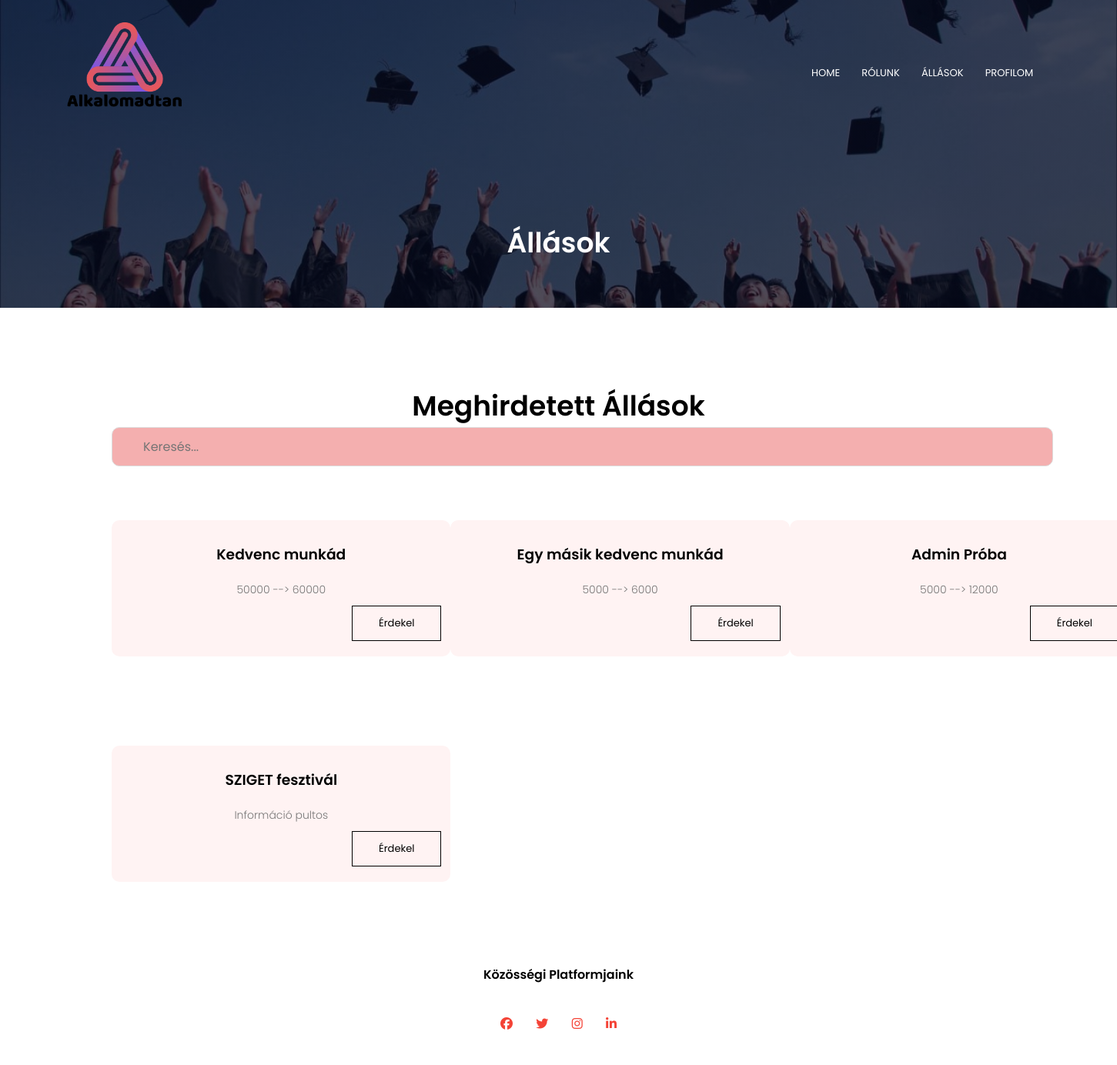
/munkak/, run on an earlier commit of the app's database.
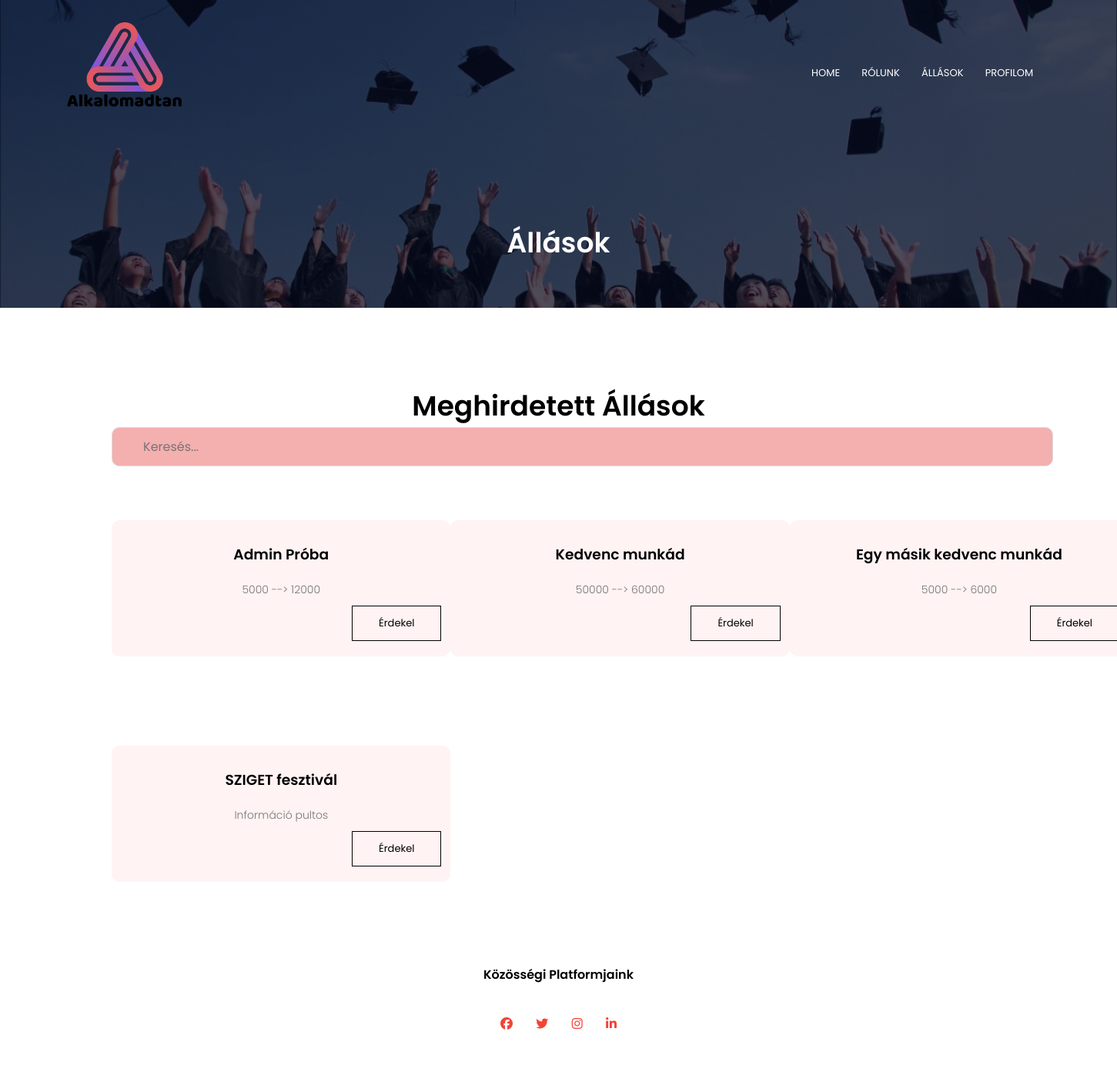
And on a later commit of the database.
### app/models.py (models this page shows, shortened)
class Munka(models.Model):
    class Meta:
        ordering = ["-katt"]
    nev = models.CharField(max_length=255, null=False)
    leiras = models.TextField(default="", null=False)
    helye = models.CharField(default="", max_length=255)
    katt = models.IntegerField(default=0)
    publikalo = models.ForeignKey(settings.AUTH_USER_MODEL, on_delete=models.CASCADE)
    berMin = models.IntegerField(null=False)
    berMax = models.IntegerField(null=True)
    munkaKezd = models.DateTimeField()

### app/views.py (the view)
# urls.py: path("munkak/", views.Allasok, name="Munkak"),
def Allasok(request):
    print("Állaások főoldalja / Allasok(request)")
    allasok =""
    try:
        allasok =Munka.objects.all()[:20]
    except:
        allasok = "Hihetelen de nincs most aktív hirdetés!"
    print(f"allasok végül: {type(allasok)}")
    template = loader.get_template("app/logedJobs.html")
    context = {
        "cim": "Állások",
        "allasok": allasok
        }
    return HttpResponse(template.render(context,request))

### app/templates/app/logedJobs.html (shortened to what this page needs)
{% extends 'app/layout/commonhead1.html' %}
{% block content %}
{% load static %}
    <section class="sub-header">
        <nav>
            <a href="index.html"><img src="{% static 'logo.png' %}" alt="logo" title="logo"></a>
            <div class="nav-links white" id="navLinks">
                <ul>
                    <li><a href="{% url 'Kezdolap' %}">HOME</a></li>
                    <li><a href="{% url 'Rolunk' %}">RÓLUNK</a></li>
                    <li><a href="{% url 'Munkak' %}">ÁLLÁSOK</a></li>
                    <li><a href="profilePage.html">PROFILOM<i class="fa-user fa-color"></i></a></li>
                </ul>
            </div>
        </nav>
        <h1>Állások</h1>
    </section>
<section class="jobs">
    <h1>Meghirdetett Állások</h1>
    <input type="text" id="myInput" placeholder="Keresés...">
    {% if allasok == "Hihetelen de nincs most aktív hirdetés!" %}
        <div class="row">
            <div class="jobs-col">
                <h3>Hihetelen!</h3>
                <p>Sajnos nincs jelengleg egy aktív állásunk se!</p>
            </div>
        </div
    {% else %}
        <div class="row">
        {% for allas in allasok %}
                <div class="jobs-col">
                    <h3>{{allas.nev}}</h3>
                    {% if allas.berMax is none %}
                    <p>{{allas.berMin}}</p>
                    {% else %}
                    <p>{{allas.berMin}} --> {{allas.berMax}}</p>
                    {% endif %}
                    <a class="hero-btn black-btn place-btn" href="{% url "MunkaReszlet" allas.id %}">Érdekel</a>
                </div>
        {% endfor %}
        </div>
    {% endif %}
    <div class="row">
        <div class="jobs-col">
            <h3>SZIGET fesztivál</h3>
            <p>Információ pultos</p>
            <button class="hero-btn black-btn place-btn">Érdekel</button>
        </div>
    </div>
</section>
{% endblock %}

What changed in the data, as far as the page shows it:
changed Munka "Admin Próba": moves up the list
